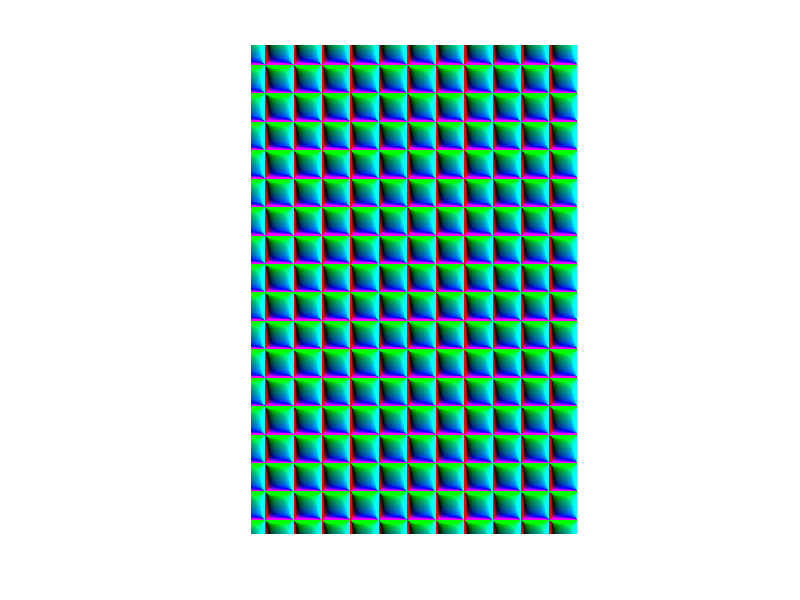

Write MATLAB code to recreate this figure.
%SVAT01
%Patron procedural

clc
close all
clear
for x=1:1:720
    for y=1:1:1080
        f1(x,y)=-(127.5*(tan(0.05*x)+tan(0.05*y))/2+127.5);
        f2(x,y)=127.5*(tan(0.05*x)+tan(0.05*y))/2+127.5;
        f3(x,y)=127.5*(tan(0.05*x)-tan(0.05*y))/2+127.5;
    end
end

IMA(:,:,1)=f1;
IMA(:,:,2)=f2;
IMA(:,:,3)=f3;
%figure,mesh(f5)
patronf = imrotate(IMA,90);
figure,imshow(uint8(patronf))
imwrite(uint8(patronf),"PATRONF.bmp")